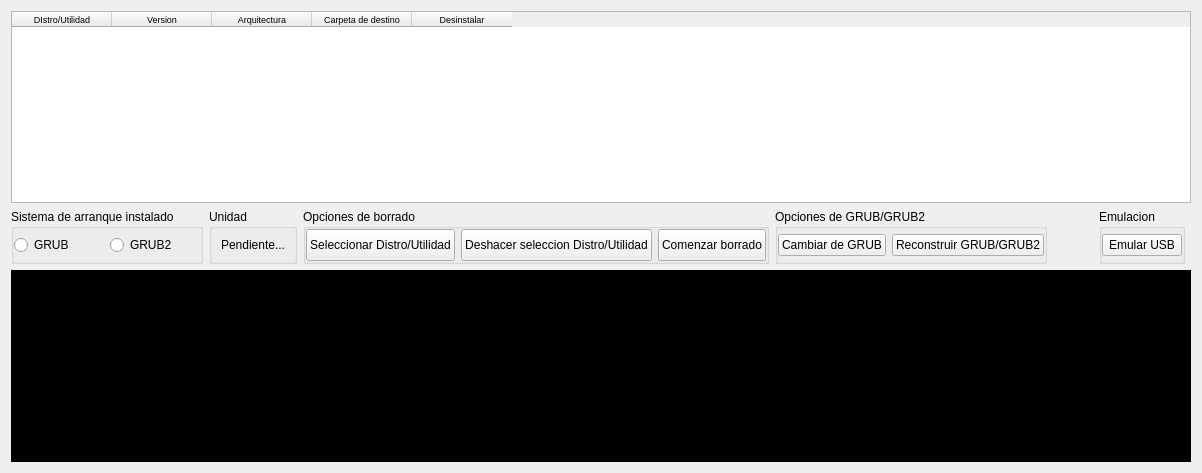
     <widget class="QWidget" name="page_4">
      <layout class="QGridLayout" name="gridLayout_49">
       <item row="1" column="0">
        <widget class="QGroupBox" name="groupBox_90">
         <property name="enabled">
          <bool>true</bool>
         </property>
         <property name="palette">
          <palette>
           <active>
            <colorrole role="WindowText">
             <brush brushstyle="SolidPattern">
              <color alpha="255">
               <red>0</red>
               <green>0</green>
               <blue>0</blue>
              </color>
             </brush>
            </colorrole>
            <colorrole role="Text">
             <brush brushstyle="SolidPattern">
              <color alpha="255">
               <red>0</red>
               <green>0</green>
               <blue>0</blue>
              </color>
             </brush>
            </colorrole>
            <colorrole role="ButtonText">
             <brush brushstyle="SolidPattern">
              <color alpha="255">
               <red>0</red>
               <green>0</green>
               <blue>0</blue>
              </color>
             </brush>
            </colorrole>
           </active>
           <inactive>
            <colorrole role="WindowText">
             <brush brushstyle="SolidPattern">
              <color alpha="255">
               <red>0</red>
               <green>0</green>
               <blue>0</blue>
              </color>
             </brush>
            </colorrole>
            <colorrole role="Text">
             <brush brushstyle="SolidPattern">
              <color alpha="255">
               <red>0</red>
               <green>0</green>
               <blue>0</blue>
              </color>
             </brush>
            </colorrole>
            <colorrole role="ButtonText">
             <brush brushstyle="SolidPattern">
              <color alpha="255">
               <red>0</red>
               <green>0</green>
               <blue>0</blue>
              </color>
             </brush>
            </colorrole>
           </inactive>
           <disabled>
            <colorrole role="WindowText">
             <brush brushstyle="SolidPattern">
              <color alpha="255">
               <red>0</red>
               <green>0</green>
               <blue>0</blue>
              </color>
             </brush>
            </colorrole>
            <colorrole role="Text">
             <brush brushstyle="SolidPattern">
              <color alpha="255">
               <red>0</red>
               <green>0</green>
               <blue>0</blue>
              </color>
             </brush>
            </colorrole>
            <colorrole role="ButtonText">
             <brush brushstyle="SolidPattern">
              <color alpha="255">
               <red>0</red>
               <green>0</green>
               <blue>0</blue>
              </color>
             </brush>
            </colorrole>
           </disabled>
          </palette>
         </property>
         <property name="title">
          <string>Sistema de arranque instalado</string>
         </property>
         <layout class="QGridLayout" name="gridLayout_50">
          <property name="leftMargin">
           <number>0</number>
          </property>
          <property name="topMargin">
           <number>0</number>
          </property>
          <property name="rightMargin">
           <number>0</number>
          </property>
          <property name="bottomMargin">
           <number>0</number>
          </property>
          <item row="0" column="0">
           <widget class="QRadioButton" name="radioButton_15">
            <property name="enabled">
             <bool>true</bool>
            </property>
            <property name="text">
             <string>GRUB</string>
            </property>
           </widget>
          </item>
          <item row="0" column="1">
           <widget class="QRadioButton" name="radioButton_16">
            <property name="text">
             <string>GRUB2</string>
            </property>
           </widget>
          </item>
         </layout>
        </widget>
       </item>
       <item row="1" column="2">
        <widget class="QGroupBox" name="groupBox_15">
         <property name="sizePolicy">
          <sizepolicy hsizetype="Fixed" vsizetype="Preferred">
           <horstretch>0</horstretch>
           <verstretch>0</verstretch>
          </sizepolicy>
         </property>
         <property name="title">
          <string>Opciones de borrado</string>
         </property>
         <layout class="QGridLayout" name="gridLayout_39">
          <property name="leftMargin">
           <number>0</number>
          </property>
          <property name="topMargin">
           <number>0</number>
          </property>
          <property name="rightMargin">
           <number>0</number>
          </property>
          <property name="bottomMargin">
           <number>0</number>
          </property>
          <item row="0" column="0">
           <layout class="QGridLayout" name="gridLayout_48">
            <item row="0" column="0">
             <widget class="QPushButton" name="pushButton_30">
              <property name="sizePolicy">
               <sizepolicy hsizetype="Preferred" vsizetype="Preferred">
                <horstretch>0</horstretch>
                <verstretch>0</verstretch>
               </sizepolicy>
              </property>
              <property name="focusPolicy">
               <enum>Qt::NoFocus</enum>
              </property>
              <property name="text">
               <string>Seleccionar Distro/Utilidad</string>
              </property>
              <property name="icon">
               <iconset resource="recoverdrake.qrc">
                <normaloff>:/Imagenes/good.png</normaloff>:/Imagenes/good.png</iconset>
              </property>
              <property name="iconSize">
               <size>
                <width>25</width>
                <height>25</height>
               </size>
              </property>
             </widget>
            </item>
            <item row="0" column="2">
             <widget class="QPushButton" name="pushButton_36">
              <property name="sizePolicy">
               <sizepolicy hsizetype="Minimum" vsizetype="Preferred">
                <horstretch>0</horstretch>
                <verstretch>0</verstretch>
               </sizepolicy>
              </property>
              <property name="text">
               <string>Comenzar borrado</string>
              </property>
              <property name="icon">
               <iconset resource="recoverdrake.qrc">
                <normaloff>:/Imagenes/local-administration-mdk.png</normaloff>:/Imagenes/local-administration-mdk.png</iconset>
              </property>
              <property name="iconSize">
               <size>
                <width>25</width>
                <height>25</height>
               </size>
              </property>
             </widget>
            </item>
            <item row="0" column="1">
             <widget class="QPushButton" name="pushButton_32">
              <property name="sizePolicy">
               <sizepolicy hsizetype="Minimum" vsizetype="Preferred">
                <horstretch>0</horstretch>
                <verstretch>0</verstretch>
               </sizepolicy>
              </property>
              <property name="text">
               <string>Deshacer seleccion Distro/Utilidad</string>
              </property>
              <property name="icon">
               <iconset resource="recoverdrake.qrc">
                <normaloff>:/Imagenes/bad.png</normaloff>:/Imagenes/bad.png</iconset>
              </property>
              <property name="iconSize">
               <size>
                <width>25</width>
                <height>25</height>
               </size>
              </property>
             </widget>
            </item>
           </layout>
          </item>
         </layout>
        </widget>
       </item>
       <item row="1" column="3">
        <widget class="QGroupBox" name="groupBox_92">
         <property name="sizePolicy">
          <sizepolicy hsizetype="Fixed" vsizetype="Preferred">
           <horstretch>0</horstretch>
           <verstretch>0</verstretch>
          </sizepolicy>
         </property>
         <property name="title">
          <string>Opciones de GRUB/GRUB2</string>
         </property>
         <layout class="QGridLayout" name="gridLayout_140">
          <property name="leftMargin">
           <number>0</number>
          </property>
          <property name="topMargin">
           <number>0</number>
          </property>
          <property name="rightMargin">
           <number>0</number>
          </property>
          <property name="bottomMargin">
           <number>0</number>
          </property>
          <item row="1" column="0">
           <layout class="QGridLayout" name="gridLayout_139">
            <item row="0" column="1">
             <widget class="QPushButton" name="pushButton_33">
              <property name="text">
               <string>Reconstruir GRUB/GRUB2</string>
              </property>
              <property name="icon">
               <iconset resource="recoverdrake.qrc">
                <normaloff>:/Imagenes/muro.png</normaloff>:/Imagenes/muro.png</iconset>
              </property>
              <property name="iconSize">
               <size>
                <width>25</width>
                <height>25</height>
               </size>
              </property>
             </widget>
            </item>
            <item row="0" column="0">
             <widget class="QPushButton" name="pushButton_26">
              <property name="text">
               <string>Cambiar de GRUB</string>
              </property>
              <property name="icon">
               <iconset resource="recoverdrake.qrc">
                <normaloff>:/Imagenes/grub.png</normaloff>:/Imagenes/grub.png</iconset>
              </property>
              <property name="iconSize">
               <size>
                <width>25</width>
                <height>25</height>
               </size>
              </property>
             </widget>
            </item>
           </layout>
          </item>
         </layout>
        </widget>
       </item>
       <item row="0" column="0" colspan="7">
        <widget class="QTableWidget" name="tableWidget_2">
         <property name="font">
          <font>
           <weight>50</weight>
           <bold>false</bold>
          </font>
         </property>
         <property name="editTriggers">
          <set>QAbstractItemView::NoEditTriggers</set>
         </property>
         <property name="alternatingRowColors">
          <bool>true</bool>
         </property>
         <property name="selectionMode">
          <enum>QAbstractItemView::SingleSelection</enum>
         </property>
         <property name="selectionBehavior">
          <enum>QAbstractItemView::SelectRows</enum>
         </property>
         <column>
          <property name="text">
           <string>DIstro/Utilidad</string>
          </property>
          <property name="font">
           <font>
            <pointsize>7</pointsize>
           </font>
          </property>
         </column>
         <column>
          <property name="text">
           <string>Version</string>
          </property>
          <property name="font">
           <font>
            <pointsize>7</pointsize>
           </font>
          </property>
         </column>
         <column>
          <property name="text">
           <string>Arquitectura</string>
          </property>
          <property name="font">
           <font>
            <pointsize>7</pointsize>
           </font>
          </property>
         </column>
         <column>
          <property name="text">
           <string>Carpeta de destino</string>
          </property>
          <property name="font">
           <font>
            <pointsize>7</pointsize>
           </font>
          </property>
         </column>
         <column>
          <property name="text">
           <string>Desinstalar</string>
          </property>
          <property name="font">
           <font>
            <pointsize>7</pointsize>
           </font>
          </property>
         </column>
        </widget>
       </item>
       <item row="3" column="0" colspan="7">
        <widget class="QTextEdit" name="textEdit_4">
         <property name="enabled">
          <bool>true</bool>
         </property>
         <property name="sizePolicy">
          <sizepolicy hsizetype="Expanding" vsizetype="Expanding">
           <horstretch>0</horstretch>
           <verstretch>0</verstretch>
          </sizepolicy>
         </property>
         <property name="sizeIncrement">
          <size>
           <width>0</width>
           <height>0</height>
          </size>
         </property>
         <property name="focusPolicy">
          <enum>Qt::TabFocus</enum>
         </property>
         <property name="statusTip">
          <string>Consola de procesos, donde se detalla al máximo lo que va procesando.</string>
         </property>
         <property name="styleSheet">
          <string notr="true">background-color: rgb(0, 0, 0);
font: 9pt &quot;Sans Serif&quot;;
color: rgb(0, 255, 0);</string>
         </property>
         <property name="readOnly">
          <bool>true</bool>
         </property>
         <property name="html">
          <string>&lt;!DOCTYPE HTML PUBLIC &quot;-//W3C//DTD HTML 4.0//EN&quot; &quot;http://www.w3.org/TR/REC-html40/strict.dtd&quot;&gt;
&lt;html&gt;&lt;head&gt;&lt;meta name=&quot;qrichtext&quot; content=&quot;1&quot; /&gt;&lt;style type=&quot;text/css&quot;&gt;
p, li { white-space: pre-wrap; }
&lt;/style&gt;&lt;/head&gt;&lt;body style=&quot; font-family:'Sans Serif'; font-size:9pt; font-weight:400; font-style:normal;&quot;&gt;
&lt;p style=&quot; margin-top:0px; margin-bottom:0px; margin-left:0px; margin-right:0px; -qt-block-indent:0; text-indent:0px;&quot;&gt;&lt;span style=&quot; font-size:7pt; font-weight:600;&quot;&gt;&lt;br /&gt;&lt;/span&gt;&lt;/p&gt;&lt;/body&gt;&lt;/html&gt;</string>
         </property>
        </widget>
       </item>
       <item row="1" column="5">
        <widget class="QGroupBox" name="groupBox_93">
         <property name="title">
          <string>Emulacion</string>
         </property>
         <layout class="QGridLayout" name="gridLayout_141">
          <property name="leftMargin">
           <number>0</number>
          </property>
          <property name="topMargin">
           <number>0</number>
          </property>
          <property name="rightMargin">
           <number>0</number>
          </property>
          <property name="bottomMargin">
           <number>0</number>
          </property>
          <item row="0" column="0">
           <widget class="QPushButton" name="pushButton_34">
            <property name="text">
             <string>Emular USB</string>
            </property>
            <property name="icon">
             <iconset resource="recoverdrake.qrc">
              <normaloff>:/Imagenes/console-mdk.png</normaloff>:/Imagenes/console-mdk.png</iconset>
            </property>
            <property name="iconSize">
             <size>
              <width>25</width>
              <height>25</height>
             </size>
            </property>
           </widget>
          </item>
         </layout>
        </widget>
       </item>
       <item row="1" column="4">
        <spacer name="horizontalSpacer_28">
         <property name="orientation">
          <enum>Qt::Horizontal</enum>
         </property>
         <property name="sizeHint" stdset="0">
          <size>
           <width>40</width>
           <height>20</height>
          </size>
         </property>
        </spacer>
       </item>
       <item row="1" column="1">
        <widget class="QGroupBox" name="groupBox_91">
         <property name="title">
          <string>Unidad</string>
         </property>
         <layout class="QGridLayout" name="gridLayout_51">
          <item row="0" column="0">
           <widget class="QLabel" name="label_18">
            <property name="text">
             <string>Pendiente...</string>
            </property>
           </widget>
          </item>
         </layout>
        </widget>
       </item>
      </layout>
     </widget>
